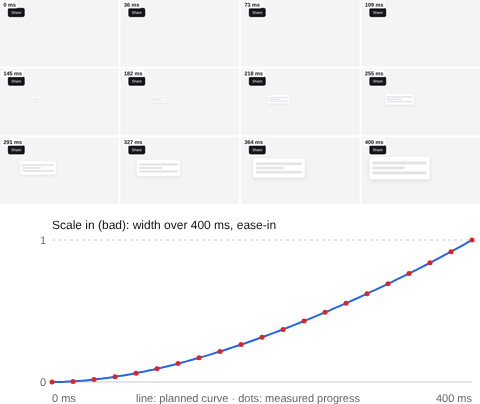
#> input picture lab/microinteraction/library/scale-in/bad-frames.png, 480 x 404 px
$ python paintpass.py ../../../../lab/microinteraction/library/scale-in/bad-frames.png out.png
#> lines starting #> are read from the running program, lines starting #| are printed output that depends on the picture
"""Stroke-based paint pass: turns a flat render into brushwork that follows the picture's own forms.

usage: uv run --with numpy --with scipy --with pillow python paintpass.py IN.png OUT.png
         [--medium oil|gouache] [--focus x,y,w,h | --focus-mask mask.png] [--depth depth.png]
         [--width 1600] [--seed 7]

Paint everything in one pass so the whole picture shares one medium. Brushes run coarse to fine;
each layer only paints where the canvas still differs from the source, so flat areas keep big
strokes and detailed areas get small ones. The focus region gets one extra fine layer.
"""
import argparse, math, time
import numpy as np
from PIL import Image, ImageDraw
from scipy import ndimage

ap = argparse.ArgumentParser()
ap.add_argument('src'); ap.add_argument('dst')
ap.add_argument('--medium', choices=['oil', 'gouache'], default='oil')
ap.add_argument('--focus', help='x,y,w,h in source pixels: the part that gets the finest brush')
ap.add_argument('--focus-mask', help='greyscale PNG, white = focus')
ap.add_argument('--depth', help='greyscale PNG, white = far: far areas get haze and softer strokes')
ap.add_argument('--width', type=int, default=0, help='working width (default: source width)')
ap.add_argument('--seed', type=int, default=7)
ap.add_argument('--brush', type=float, default=1.0, help='brush size multiplier; use 0.5 when rendering at 2x display size, or the brushes double with the canvas')
ap.add_argument('--keep-lines', type=float, default=.45, help='0-1: how much of the source\'s thin lines (twigs, plate edges, rivets) survive the brushwork')
ap.add_argument('--calm', type=float, default=.6, help='0-1: how far smooth passages (sky, gradients) are glazed back to blended paint')
a = ap.parse_args()

rng = np.random.default_rng(a.seed)
img = Image.open(a.src).convert('RGB')
#> img is the input picture: PIL image 480x404 RGB; mean R, G, B 245.3, 245.2, 246.2
W = a.width or img.width
#> W = 480
H = round(img.height * W / img.width)
#> H = 404
S = W / 800 * a.brush
#> S = 0.6
ref = np.asarray(img.resize((W, H), Image.LANCZOS)).astype(np.float32) / 255
lum = lambda x: x[..., 0] * .3 + x[..., 1] * .59 + x[..., 2] * .11
blur = lambda x, s: ndimage.gaussian_filter(x, (s, s, 0) if x.ndim == 3 else s)


def noise(octaves, base):
    acc, amp = np.zeros((H, W), np.float32), 1.0
    for o in range(octaves):
        k = base * 2 ** o
        g = rng.random((int(k * H / W) + 2, k + 2)).astype(np.float32)
        acc += amp * ndimage.zoom(g, (H / (g.shape[0] - 1), W / (g.shape[1] - 1)), order=3)[:H, :W]
        amp *= .5
    return acc / 2


def load_mask(path):
    m = Image.open(path).convert('L').resize((W, H), Image.BILINEAR)
    return np.asarray(m).astype(np.float32) / 255


focus = np.zeros((H, W), bool)
if a.focus:
    x, y, w, h = (float(v) * W / img.width for v in a.focus.split(','))
    focus[int(y):int(y + h), int(x):int(x + w)] = True
if a.focus_mask:
    focus |= load_mask(a.focus_mask) > .5
depth = load_mask(a.depth) if a.depth else None

if depth is not None:
    far = np.clip((depth - .45) / .5, 0, 1)[..., None]
    sky_tint = blur(ref, 40 * S).mean(axis=(0, 1))
    ref = ref * (1 - far * .3) + sky_tint * far * .3
    ref = ref * (1 - far) + blur(ref, 1.4 * S) * far

detail = ndimage.gaussian_filter(np.hypot(ndimage.sobel(lum(ref), 1), ndimage.sobel(lum(ref), 0)), 1.5 * S)
# absolute, not relative to the picture: a gentle sky gradient must never count as detail
detail = np.clip(detail / .1, 0, 1.5)
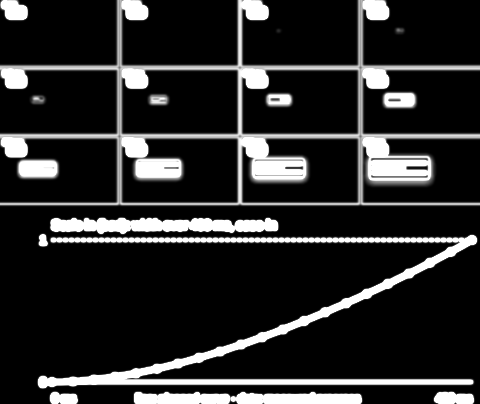
#> detail: shape (404, 480) float32; min 0, max 1.5, mean 0.246; drawn with min black and max white


def orientation(x, s):
    l = ndimage.gaussian_filter(lum(x), s)
    gx, gy = ndimage.sobel(l, 1), ndimage.sobel(l, 0)
    exx, eyy, exy = [ndimage.gaussian_filter(q, s * 2) for q in (gx * gx, gy * gy, gx * gy)]
    ang = .5 * np.arctan2(2 * exy, exx - eyy) + np.pi / 2
    mag = np.sqrt((exx - eyy) ** 2 + 4 * exy ** 2)
    weak = mag < np.percentile(mag, 55)
    drift = (noise(3, 10) - .5) * 1.4
    ang = np.where(weak, drift, ang)
    return np.cos(ang).astype(np.float32), np.sin(ang).astype(np.float32)


if a.medium == 'oil':
    layers = [(20, .05, 236), (11, .055, 228), (6, .06, 220), (3.4, .07, 212), (2, .085, 206)]
    max_len, jitter, impasto = 14, .03, .03
else:
    layers = [(16, .06, 250), (8, .07, 245), (4, .08, 240), (2.2, .1, 235)]
    max_len, jitter, impasto = 8, .015, .0

canvas = blur(ref, 24 * S) * .85 + ref.mean(axis=(0, 1)) * .15
cim = Image.fromarray((np.clip(canvas, 0, 1) * 255).astype(np.uint8))
hmap = Image.new('L', (W, H), 0)
#> hmap: PIL image 480x404 L; every value is 0
plan = [(max(1, round(r * S)), t, al, None) for r, t, al in layers]
if focus.any():
    plan.append((max(1, round(1.2 * S)), .06, 214, focus))

t0 = time.time()
for li, (R, T, alpha, where) in enumerate(plan):
    refR = blur(ref, R * .4)
    cx, cy = orientation(refR, max(1, R * .6))
    cur = np.asarray(cim).astype(np.float32) / 255
    # relative to brightness, or dark passages never earn fine brushes and turn to mud
    err = ndimage.uniform_filter(np.linalg.norm(cur - refR, axis=2) / (.12 + lum(refR)) * .35, R)
    ys, xs = np.mgrid[R // 2:H:R, R // 2:W:R]
    ys, xs = ys.ravel(), xs.ravel()
    jit = rng.integers(-(R // 2), R // 2 + 1, (2, ys.size))
    ys, xs = np.clip(ys + jit[0], 0, H - 1), np.clip(xs + jit[1], 0, W - 1)
    sel = err[ys, xs] > T
    if R <= 6 * S:
        sel |= detail[ys, xs] > .3
    if where is not None:
        sel &= where[ys, xs]
    pts = np.stack([xs[sel], ys[sel]], 1)[rng.permutation(np.count_nonzero(sel))]
    d, hd = ImageDraw.Draw(cim, 'RGBA'), ImageDraw.Draw(hmap)
    for x0, y0 in pts:
        col = refR[y0, x0]
        # smooth passages (sky, gradients) get calm strokes, or the pass mottles them
        busy = min(1.0, .25 + detail[y0, x0] * 2.5)
        c = col * (1 + rng.normal(0, jitter * busy)) + rng.normal(0, .01 * busy, 3)
        L = lum(col)
        if L > .55 and rng.random() < .4 * busy:
            c = c + np.array([.04, .02, -.03]) * rng.random()
        elif L < .38 and rng.random() < .4 * busy:
            c = c + np.array([-.02, -.004, .04]) * rng.random()
        c = np.clip(c, 0, 1)
        n = max(2, int(max_len * (1 - .7 * min(1.0, detail[y0, x0]))))
        if R <= 4:
            n = max(2, n * 2 // 3)
        x, y, px, py = float(x0), float(y0), 0.0, 0.0
        line = [(x, y)]
        for i in range(n):
            ix, iy = int(x), int(y)
            if i > 1 and np.abs(refR[iy, ix] - col).sum() > .1:
                break
            dx, dy = cx[iy, ix], cy[iy, ix]
            if dx * px + dy * py < 0:
                dx, dy = -dx, -dy
            if i:
                dx, dy = .6 * dx + .4 * px, .6 * dy + .4 * py
            m = math.hypot(dx, dy) or 1
            dx, dy = dx / m, dy / m
            x, y = x + dx * R * .75, y + dy * R * .75
            if not (0 <= x < W and 0 <= y < H):
                break
            line.append((x, y))
            px, py = dx, dy
        rgba = tuple(int(q * 255) for q in c) + (alpha,)
        w = max(1, int(R * (1.6 if R > 3 else 1.4)))
        if len(line) > 1:
            d.line(line, fill=rgba, width=w, joint='curve')
        for ex, ey in (line[0], line[-1]):
            d.ellipse((ex - w / 2, ey - w / 2, ex + w / 2, ey + w / 2), fill=rgba)
        if len(line) > 1:
            hd.line(line, fill=int(rng.integers(90, 255)), width=w, joint='curve')
    print(f'[{li + 1}/{len(plan)}] brush {R}px  strokes {len(pts)}  ({time.time() - t0:.0f}s)', flush=True)
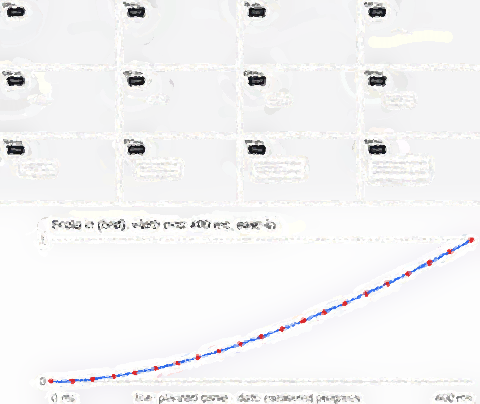
#> cim: PIL image 480x404 RGB; mean R, G, B 243.5, 243.1, 243.7
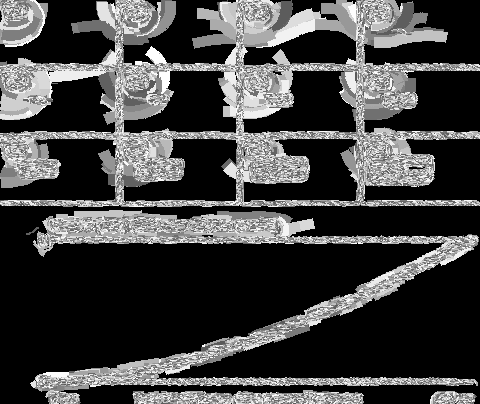
#> hmap: PIL image 480x404 L; min 0, max 254, mean 65.4

out = np.asarray(cim).astype(np.float32) / 255
if a.calm:
    smooth = ndimage.gaussian_filter(np.clip(1 - detail * 4, 0, 1), 4 * S) * a.calm * ~focus
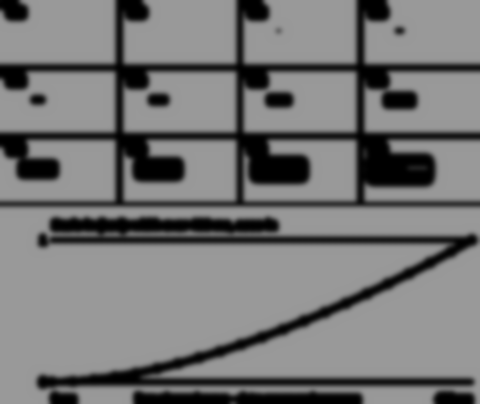
#> smooth: shape (404, 480) float32; min 0, max 0.6, mean 0.467
    out = out * (1 - smooth[..., None]) + blur(ref, 1.2 * S) * smooth[..., None]
if a.keep_lines:
    # brushes wider than a twig erase it; put the source's high-frequency lines back where it has detail
    lines = ref - blur(ref, 1.5 * S)
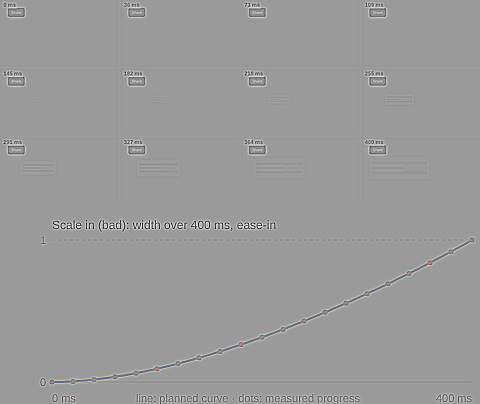
#> lines: shape (404, 480, 3) float32; mean R, G, B -7.08e-10, -7.47e-10, -1.57e-10; drawn with min black and max white
    out = out + lines * (a.keep_lines * np.clip(detail, 0, 1))[..., None]
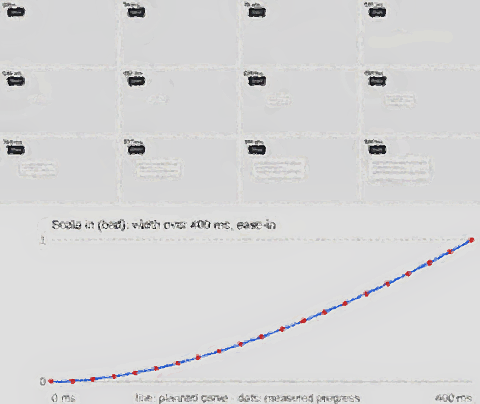
#> out: shape (404, 480, 3) float32; mean R, G, B 0.959, 0.958, 0.961; drawn with min black and max white
if impasto:
    hgt = ndimage.gaussian_filter(np.asarray(hmap).astype(np.float32) / 255, .8 * S)
    gx, gy = ndimage.sobel(hgt, 1), ndimage.sobel(hgt, 0)
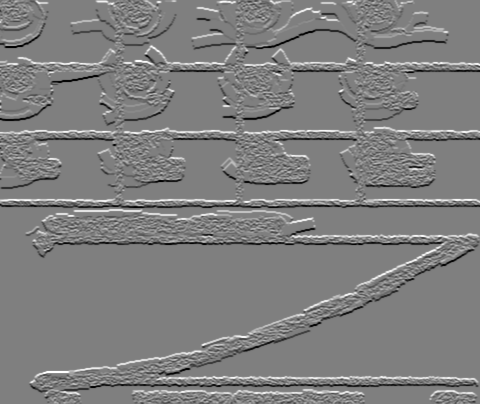
#> gy: shape (404, 480) float32; min -3.58, max 3.6, mean 0.00354; drawn with min black and max white
    out = np.clip(out + (-gx * .6 - gy * .8)[..., None] * impasto, 0, 1)
if depth is not None:
    soft = (np.clip((depth - .6) * 2.2, 0, 1) * .45 * ~focus)[..., None]
    out = out * (1 - soft) + blur(out, 2 * S) * soft
Image.fromarray((np.clip(out, 0, 1) * 255 + .5).astype(np.uint8)).save(a.dst)
print('painted', a.dst)
